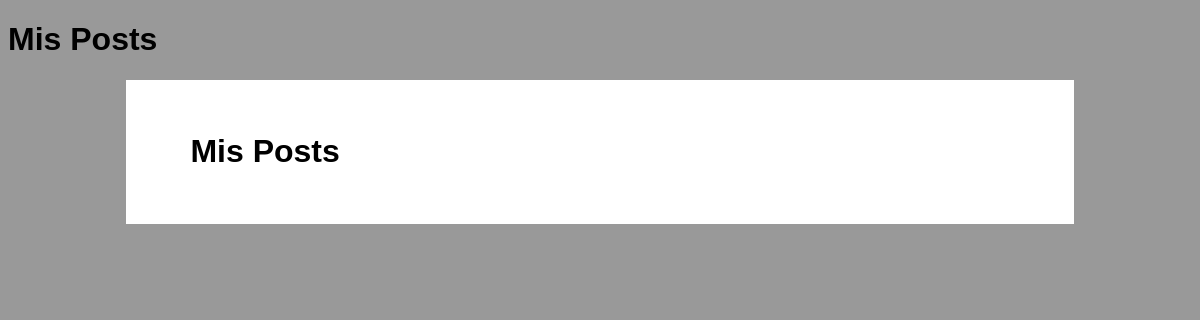
Before: / with the older database file.
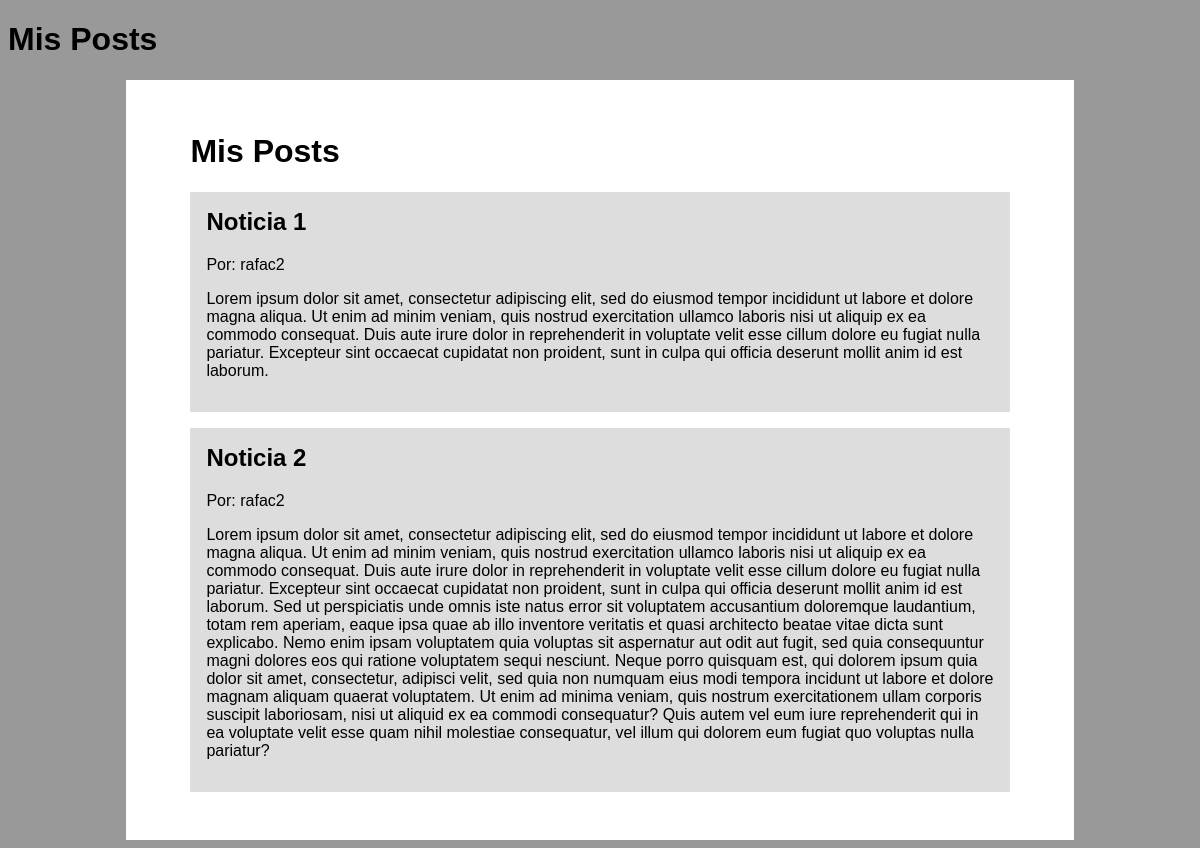
After: the same page with the newer database file.
### detalle/models.py (models this page shows, shortened)
class Post(models.Model):
    titulo = models.CharField(max_length=200)
    autor = models.ForeignKey(
        'auth.User',
        on_delete=models.CASCADE
    )
    resumen = models.TextField()

### detalle/views.py (the view)
# urls.py: path('', MyViews.DetalleListView.as_view(), name='home'),
class DetalleListView(ListView):
    model = MyModels.Post
    template_name = 'posts.html'
    context_object_name = 'posts'

### templates/posts.html
{% extends 'base.html' %}
{% block content %}
<main>
    <h1 class="header-primary">
        Mis Posts
    </h1>
    {% for post in posts %}
    <section class="post">
        <h1 class="post__header">
            <a href="{% url 'detail' post.pk %}">{{ post.titulo }}</a>
        </h1>
        <p class="post__author">
            Por: {{ post.autor }}
        </p>
        <p class="post__content">
            {{ post.resumen }}
        </p>
    </section>
    {% endfor %}
</main>
{% endblock %}

### templates/base.html (shortened to what this page needs)
{% load static %}
<!DOCTYPE html>
<html>
    <head>
        <link rel="stylesheet" href="{% static 'css/style.css' %}">
    </head>
    <body>
        <header>
            <h1>
                <a href="{% url 'home' %}">Mis Posts</a>
            </h1>
        </header>
        {% block content %}
        {% endblock %}
    </body>
</html>

### static/css/style.css (style rules this page uses)
* { text-decoration: none; color:unset; }
body { background-color: #999; font-family: sans-serif; }
header { backgroun-color: white; width: 80%; }
main { width: 80%; background-color: white; margin: 0 auto; box-sizing: border-box; padding: 2em 4em; }
section { background-color: #ddd; box-sizing: border-box; padding: 1rem; margin-bottom: 1rem; }
.post__header { margin-top: 0; text-decoration: none; transition-duration: 0.3s; }

Changed rows visible on the page:
added Post: titulo "Noticia 1", autor "rafac2", resumen "Lorem ipsum dolor sit amet, consectetur adipiscing elit, sed do eiusmod tempor incididunt ut labore et dolore magna aliqua. Ut enim ad minim veniam, quis nostrud exercitation ullamco laboris nisi ut aliquip ex ea commodo consequat. Duis aute irure dolor in reprehenderit in voluptate velit esse cillum dolore eu fugiat nulla pariatur. Excepteur sint occaecat cupidatat non proident, sunt in culpa qui officia deserunt mollit anim id est laborum."
added Post: titulo "Noticia 2", autor "rafac2", resumen "Lorem ipsum dolor sit amet, consectetur adipiscing elit, sed do eiusmod tempor incididunt ut labore et dolore magna aliqua. Ut enim ad minim veniam, quis nostrud exercitation ullamco laboris nisi ut aliquip ex ea commodo consequat. Duis aute irure dolor in reprehenderit in voluptate velit esse cillum dolore eu fugiat nulla pariatur. Excepteur sint occaecat cupidatat non proident, sunt in culpa qui officia deserunt mollit anim id est laborum. Sed ut perspiciatis unde omnis iste natus error sit voluptatem accusantium doloremque laudantium, totam rem aperiam, eaque ipsa quae ab illo inventore veritatis et quasi architecto beatae vitae dicta sunt explicabo. Nemo enim ipsam voluptatem quia…"
